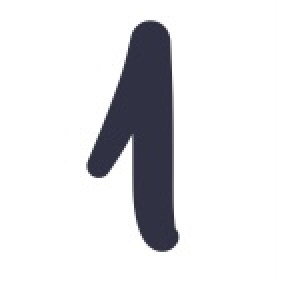
#> input picture lab_8/handwritten-digits/1.jpg, 141 x 141 px, found by its file name (shown 2 times larger); its folder holds only this picture in this run
$ jupyter execute --allow-errors Lab8_solution.ipynb
#> lines starting #> are read from the running program, lines starting #| are printed output that depends on the picture
### lab_8/network.py
import numpy as np

def sigmoid(X):
    return 1/(1+np.exp(-X))

def softmax(arr):
    numerator = np.exp(arr)
    denominator = np.sum(np.exp(arr))
    return (numerator / denominator)

class neuralNetwork:
    def __init__(self, iNodes, hNodes, oNodes, lRate):
        # Number of input, hidden and output nodes
        self.iNodes = iNodes
        self.hNodes = hNodes
        self.oNodes = oNodes
        # Weight matrices, wih and who, initialized with random numbers that follow a normal distribution
        self.wih = np.random.normal(0.0, 0.5, (self.hNodes,self.iNodes))
        self.who = np.random.normal(0.0, 0.5, (self.oNodes,self.hNodes))
        # Learning rate (for session 7)
        self.lRate = lRate
        # Activation function is the sigmoid function
        self.actFunc = sigmoid

    def __str__(self):
        return f"Input nodes: {self.iNodes} \nHidden nodes: {self.hNodes} \nOutput nodes: {self.oNodes} \nLearning rate: {self.lRate} \nwih matrix shape: {self.wih.shape} \nwho matrix shape: {self.who.shape}"

    def query(self, imgArr):
        # Transform the image into a vector
        inputs = imgArr.flatten()
        # Move signal into hidden layer
        hiddenInputs = np.dot(self.wih, inputs)
        # Apply the activation function
        hiddenOutputs = self.actFunc(hiddenInputs)
        # Move signal into output layer
        outputs = np.dot(self.who, hiddenOutputs)
        # Apply the activation function
        prediction = self.actFunc(outputs)
        return prediction

    # [75 lines left out: functions train, evaluate, saveWeights, restoreWeights, batchTrain, not called in this run]

### lab_8/Lab8_solution.ipynb
# Lab 8

## Problem 1

Feeding in the entire training dataset into the network is called a training epoch. As every image only slightly changes the neural network weights, networks are typically trained for more than one epoch.

a) Create a 'network' module and design a network testNet with 784 input nodes, 100 hidden nodes, 10 output
nodes and a learning rate of 0.6.

[cell 1]
from network import neuralNetwork as nn
import numpy as np
import matplotlib.pyplot as plt
import time
from PIL import Image
from os import listdir

[cell 2]
iNodes = 784
hNodes = 100
oNodes = 10
lRate = 0.6

my_network = nn(iNodes, hNodes, oNodes, lRate)

b) Download the mnist.zip file, extract its contents and use np.load to load the *.npy files of the
training and test images and labels.

[cell 3]
path = '/mnt/share/nnds/mnist/'

#> (the rest of this cell did not finish here and is left out)

c) Write a method `batchTrain(self, dataTrain, labelsTrain)` that takes a training data array and
a labels array as arguments and trains the network with every image of the training data array.

In the module `network.py`:

```python
def batchTrain(self, dataTrain, labelsTrain):
        for i, label in enumerate(labelsTrain):
            # create target vector
            target = np.zeros(10, dtype='float') + 0.01 # Set the target vector
            target[label] = 0.99

            # feed image with target vector into method `train`
            self.train(dataTrain[i], target)
```

d) Train your network for at least 10 epochs, but feel free to go even further. After every epoch, evaluate
the fraction of test images that the networks classifies correctly and store it in a list or array score. Use
time.time() from the time library to measure the total execution time of your multi-epoch training
and test. Open the Task Manager and inspect the utilization of your system (CPU, RAM).

[cell 4]
start_time = time.time()

number_of_epocs = 50
score_history = []
#> (the rest of this cell did not finish here and is left out)

e) Generate a plot to illustrate the evolution of the network’s performance as a function of the number
of training epochs. Discuss your result.

#> (a cell that did not finish here is left out)

#> (a cell that did not finish here is left out)

There is a dramatic increase in the performance of the network after the first 7 epochs, after which the performance plateaus for approximately two epochs. After this, the network actually performs worse than the initial peak for about three epochs. Then, the network starts to do better, but only slightly, with each epoc. The network reaches its peak performance in epoch number 21, after which the performance sees a declining trend.

These alternations between peaks and worsened performance might mean that the optimization of the network might have found some local minima, and then progressed over the loss function enough that it left the points where the gradient was zero in the loss function and towards points with a gradient.

Overall, the network performed the best at epoch number 21, with a performance of 93,78%.

## Problem 2

The number of hidden nodes has a big impact on the performance of the network. However, too many nodes
just increase the computational effort and slow down the convergence of the training process. What’s the
sweet spot?

a) Create a list of integers `nodes` that contains values between 40 and 480 with a step size of 20. Use that
list and list comprehension to create a list of neural networks networks where the number of hidden
nodes are given by the list `nodes`. Keep the other parameters constant.

[cell 7]
nodes = list(range(40,480,20))

networks = [nn(iNodes, node, oNodes, lRate) for node in nodes]

b) Use the `batchTrain` method to train all networks. For every network, evaluate the fraction of test
images that it classifies correctly and store the result in a list or array `score`.

[cell 8]
def visualize_impact_of_nodes(x):

    scores = []

    for network in networks:
        network.batchTrain(trainData,trainLabels)
        performance = network.evaluate(testData,testLabels)
        scores.append(performance)

    plt.figure(figsize=(15, 6))
    plt.plot(nodes, scores)
    plt.grid(True)
    plt.xticks(nodes)
    plt.title(f"Number of hidden nodes vs Performance. Iteration {x}")
    plt.xlabel("Number of hidden nodes")
    plt.ylabel("Performance after one epoch")
    plt.show()

c) Generate a plot to illustrate the classification performance as a function of the number of hidden nodes.
Discuss your result.

#> (a cell that did not finish here is left out)

## Problem 3

The learning rate controls the speed of the gradient descent which in turn affects the speed and quality of
the network’s convergence during the training process.

a) Create a list or array `lRates` with 30 floats between 0.1 and 0.9. Use list comprehension and these
learning rates to create a list of neural networks `networks`.

[cell 10]
del networks

[cell 11]
lRates = np.linspace(0.1,0.9,30)

networks = [nn(iNodes, hNodes, oNodes, rate) for rate in lRates]

b) Use the `batchTrain` method to train all networks. For every network, evaluate the fraction of test
images that it classifies correctly and store the result in a list or array `score`.

[cell 12]
scores = []

#> (the rest of this cell did not finish here and is left out)

[cell 13]
plt.figure(figsize=(15, 6))
#> (the rest of this cell did not finish here and is left out)

c) Generate a plot to illustrate the classification performance as a function of the learning rate. Discuss
your result.

## Problem 4

In the first three problems, you have explored the parameter space for the three free parameters of our
custom neural network. Time for an actual application!

a) Create a neural network `readNet`. Use the set of parameters that yields the best performance.

[cell 14]
del iNodes, oNodes

[cell 15]
iNodes = 784
hNodesBest = 100
oNodes = 10
lRateBest = 0.7

readNet = nn(iNodes, hNodesBest, oNodes, lRateBest)

b) Train the network and use the `saveWeights` method to save the weights. What’s the performance of
your network?

[cell 16]
number_of_epocs_best = 21
#> (the rest of this cell did not finish here and is left out)

#> (a cell that did not finish here is left out)

c) Read in the handwritten digit(s) you have created for problem sheet 6 as a numpy array. Normalize
the array entries such that they fit the network’s requirements. Query your network, apply the softmax
function to the output vector and discuss the result.

[cell 18]
path = '/home/nnds1b/lab/lab_8/handwritten-digits/'
file_list = listdir(path)

[cell 19]
# Preparing the images
image_size = 28
list_of_digits = []
for filename in file_list:
    my_digit_img = Image.open(path+filename).convert('L') # Load image
    my_digit_resized = my_digit_img.resize(size=(image_size ,image_size)) # resize it to 28 x 28
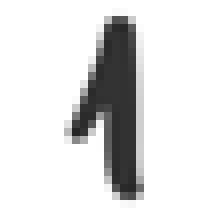
#> my_digit_resized: PIL image 28x28 L (shown 8 times larger); min 36, max 255, mean 224.9
    my_digit_np =1- ( np.array(my_digit_resized)  / 255 )
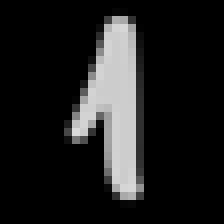
#> my_digit_np: shape (28, 28) float64 (shown 8 times larger); min 0, max 0.859, mean 0.118
    list_of_digits.append(my_digit_np)

[cell 20]
# saving list of digits as np array
array_of_digits = np.array(list_of_digits)
np.save('my_digits.npy', array_of_digits)

[cell 21]
# Making sure the images are correct
plt.hist(list_of_digits[0].flatten())
plt.show()
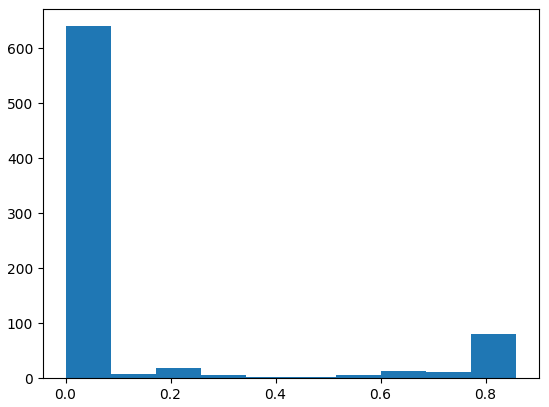
#> figure drawn by matplotlib, 1 panel; tallest bar 640 high, from x = -6.94e-18 to 0.0859

[cell 22]
fig, axs = plt.subplots(2, 3, figsize=(12, 8))

# Flatten the axs array for easier iteration
axs_flat = axs.flatten()

# Loop through data and subplots to plot
for i, (dat, ax) in enumerate(zip(list_of_digits, axs_flat), start=1):
    ax.imshow(dat, cmap='gray_r', interpolation='None')
#> this loop made 1 pass
#> i on pass 1: 1

plt.show()

[cell 23]
from network import softmax

[cell 24]
for digit in list_of_digits:
    prediction = readNet.query(digit)
    norm_prediction = softmax(prediction)
    print('The digit is '+ str(np.argmax(norm_prediction)))
#> this loop made 1 pass
#> (numerator in softmax, denominator in softmax) on pass 1: ([1.05, 1.15, 2.55, 1.32, 1.37, 1.97, 1.4, 1.23, 1.06, 2.7], 15.8)
#| The digit is 9

$ run again, on lab_8/handwritten-digits/6.jpg
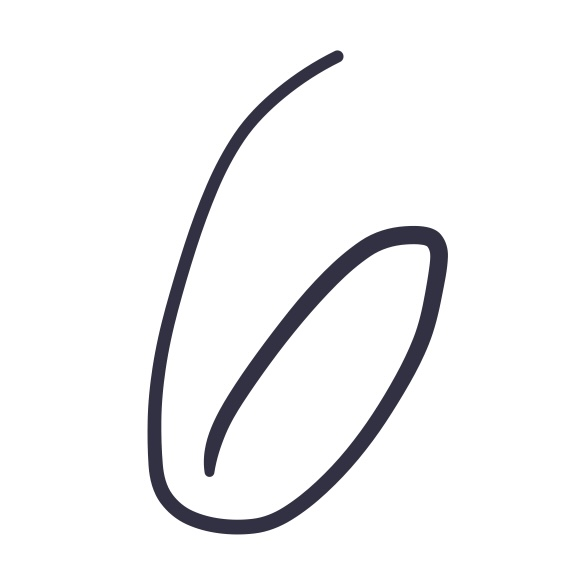
#> input picture lab_8/handwritten-digits/6.jpg, 584 x 584 px, found by its file name
#> `my_digit_np =1- ( np.array(my_digit_resized)  / 255 )`:
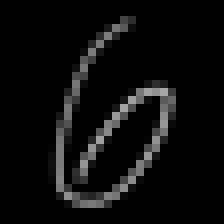
#> my_digit_np: shape (28, 28) float64 (shown 8 times larger); min 0, max 0.655, mean 0.0497
#> `plt.show()`:
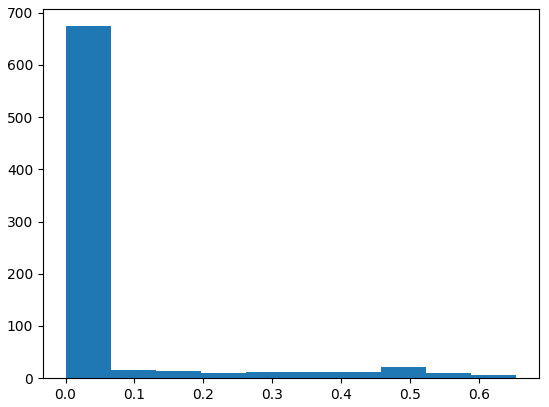
#> figure drawn by matplotlib, 1 panel; tallest bar 674 high, from x = 0 to 0.0655
#> the loop `for i, (dat, ax) in enumerate(zip(list_of_digits, axs_flat), start=1):` made 1 pass
#> i on pass 1: 1
#> the loop `for digit in list_of_digits:` made 1 pass
#> (numerator in softmax, denominator in softmax) on pass 1: ([1.31, 1.01, 2.64, 2.68, 1.19, 2.51, 2.37, 2.16, 1.44, 2.71], 20.04)
#> (printed output is left out)
